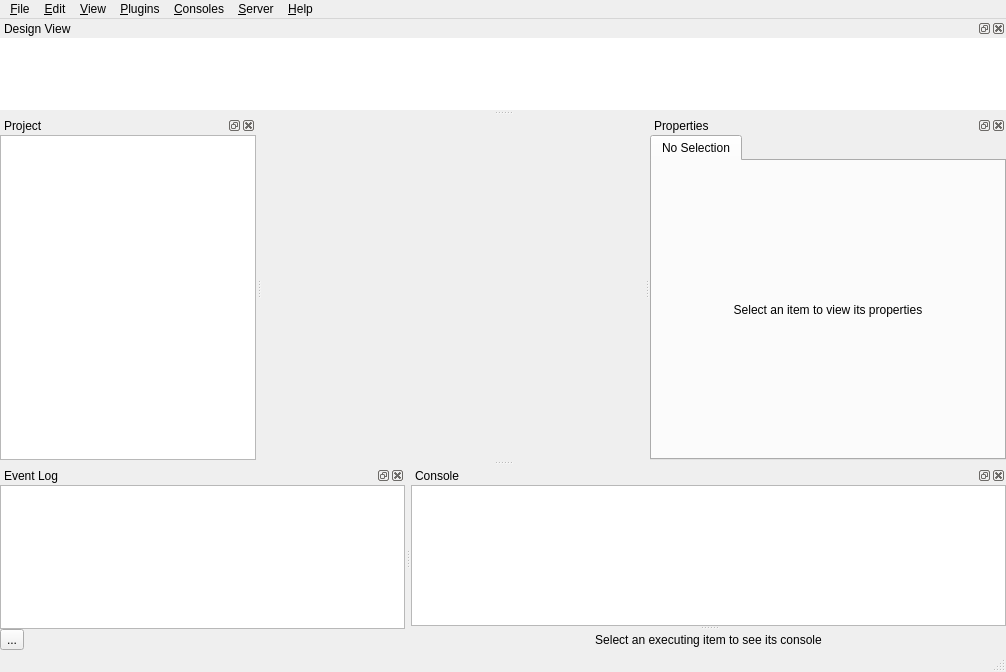
<?xml version="1.0" encoding="UTF-8"?>
<!--
######################################################################################################################
# Copyright (C) 2017-2022 Spine project consortium
# This file is part of Spine Toolbox.
# Spine Toolbox is free software: you can redistribute it and\/or modify it under the terms of the GNU Lesser General
# Public License as published by the Free Software Foundation, either version 3 of the License, or (at your option)
# any later version. This program is distributed in the hope that it will be useful, but WITHOUT ANY WARRANTY;
# without even the implied warranty of MERCHANTABILITY or FITNESS FOR A PARTICULAR PURPOSE. See the GNU Lesser General
# Public License for more details. You should have received a copy of the GNU Lesser General Public License along with
# this program. If not, see <http:\/\/www.gnu.org\/licenses\/>.
######################################################################################################################
-->
<ui version="4.0">
 <class>MainWindow</class>
 <widget class="QMainWindow" name="MainWindow">
  <property name="geometry">
   <rect>
    <x>0</x>
    <y>0</y>
    <width>1006</width>
    <height>672</height>
   </rect>
  </property>
  <property name="windowTitle">
   <string>Spine Toolbox</string>
  </property>
  <property name="dockNestingEnabled">
   <bool>true</bool>
  </property>
  <widget class="QWidget" name="centralwidget"/>
  <widget class="QMenuBar" name="menubar">
   <property name="geometry">
    <rect>
     <x>0</x>
     <y>0</y>
     <width>1006</width>
     <height>22</height>
    </rect>
   </property>
   <property name="nativeMenuBar">
    <bool>false</bool>
   </property>
   <widget class="QMenu" name="menuFile">
    <property name="title">
     <string>&amp;File</string>
    </property>
    <property name="toolTipsVisible">
     <bool>true</bool>
    </property>
    <addaction name="actionNew"/>
    <addaction name="actionOpen"/>
    <addaction name="actionOpen_recent"/>
    <addaction name="actionSave"/>
    <addaction name="actionSave_As"/>
    <addaction name="actionClose"/>
    <addaction name="actionSet_description"/>
    <addaction name="separator"/>
    <addaction name="actionNew_DB_editor"/>
    <addaction name="separator"/>
    <addaction name="actionSettings"/>
    <addaction name="separator"/>
    <addaction name="actionQuit"/>
   </widget>
   <widget class="QMenu" name="menuHelp">
    <property name="title">
     <string>&amp;Help</string>
    </property>
    <addaction name="actionUser_Guide"/>
    <addaction name="actionGetting_started"/>
    <addaction name="separator"/>
    <addaction name="actionAbout_Qt"/>
    <addaction name="actionAbout"/>
   </widget>
   <widget class="QMenu" name="menuEdit">
    <property name="title">
     <string>&amp;Edit</string>
    </property>
    <addaction name="actionCopy"/>
    <addaction name="actionPaste"/>
    <addaction name="actionPasteAndDuplicateFiles"/>
    <addaction name="actionDuplicate"/>
    <addaction name="actionDuplicateAndDuplicateFiles"/>
    <addaction name="separator"/>
    <addaction name="actionRemove"/>
    <addaction name="actionRemove_all"/>
   </widget>
   <widget class="QMenu" name="menuView">
    <property name="title">
     <string>&amp;View</string>
    </property>
    <widget class="QMenu" name="menuToolbars">
     <property name="title">
      <string>Toolbars</string>
     </property>
    </widget>
    <widget class="QMenu" name="menuDock_Widgets">
     <property name="title">
      <string>Dock widgets</string>
     </property>
     <addaction name="actionRestore_Dock_Widgets"/>
     <addaction name="separator"/>
    </widget>
    <addaction name="menuToolbars"/>
    <addaction name="menuDock_Widgets"/>
   </widget>
   <widget class="QMenu" name="menuPlugins">
    <property name="title">
     <string>&amp;Plugins</string>
    </property>
    <addaction name="actionInstall_plugin"/>
    <addaction name="actionManage_plugins"/>
    <addaction name="separator"/>
    <addaction name="actionCreate_plugin"/>
   </widget>
   <widget class="QMenu" name="menuConsoles">
    <property name="title">
     <string>&amp;Consoles</string>
    </property>
    <addaction name="actionStart_jupyter_console"/>
   </widget>
   <widget class="QMenu" name="menuServer">
    <property name="title">
     <string>&amp;Server</string>
    </property>
    <addaction name="actionRetrieve_project"/>
   </widget>
   <addaction name="menuFile"/>
   <addaction name="menuEdit"/>
   <addaction name="menuView"/>
   <addaction name="menuPlugins"/>
   <addaction name="menuConsoles"/>
   <addaction name="menuServer"/>
   <addaction name="menuHelp"/>
  </widget>
  <widget class="QStatusBar" name="statusbar"/>
  <widget class="QDockWidget" name="dockWidget_eventlog">
   <property name="sizePolicy">
    <sizepolicy hsizetype="Preferred" vsizetype="Preferred">
     <horstretch>0</horstretch>
     <verstretch>0</verstretch>
    </sizepolicy>
   </property>
   <property name="minimumSize">
    <size>
     <width>174</width>
     <height>184</height>
    </size>
   </property>
   <property name="features">
    <set>QDockWidget::DockWidgetClosable|QDockWidget::DockWidgetFloatable|QDockWidget::DockWidgetMovable</set>
   </property>
   <property name="windowTitle">
    <string>Event Log</string>
   </property>
   <attribute name="dockWidgetArea">
    <number>8</number>
   </attribute>
   <widget class="QWidget" name="dockWidgetContents">
    <property name="sizePolicy">
     <sizepolicy hsizetype="Expanding" vsizetype="Expanding">
      <horstretch>0</horstretch>
      <verstretch>0</verstretch>
     </sizepolicy>
    </property>
    <layout class="QVBoxLayout" name="verticalLayout_5">
     <property name="spacing">
      <number>0</number>
     </property>
     <property name="leftMargin">
      <number>0</number>
     </property>
     <property name="topMargin">
      <number>0</number>
     </property>
     <property name="rightMargin">
      <number>0</number>
     </property>
     <property name="bottomMargin">
      <number>0</number>
     </property>
     <item>
      <layout class="QVBoxLayout" name="verticalLayout_7">
       <property name="spacing">
        <number>0</number>
       </property>
       <item>
        <widget class="CustomQTextBrowser" name="textBrowser_eventlog">
         <property name="sizePolicy">
          <sizepolicy hsizetype="Preferred" vsizetype="Preferred">
           <horstretch>0</horstretch>
           <verstretch>0</verstretch>
          </sizepolicy>
         </property>
         <property name="contextMenuPolicy">
          <enum>Qt::DefaultContextMenu</enum>
         </property>
         <property name="openLinks">
          <bool>false</bool>
         </property>
        </widget>
       </item>
       <item>
        <widget class="QToolButton" name="toolButton_executions">
         <property name="text">
          <string>...</string>
         </property>
         <property name="icon">
          <iconset resource="resources/resources_icons.qrc">
           <normaloff>:/icons/check-circle.svg</normaloff>:/icons/check-circle.svg</iconset>
         </property>
         <property name="popupMode">
          <enum>QToolButton::InstantPopup</enum>
         </property>
         <property name="toolButtonStyle">
          <enum>Qt::ToolButtonTextBesideIcon</enum>
         </property>
        </widget>
       </item>
      </layout>
     </item>
    </layout>
   </widget>
  </widget>
  <widget class="QDockWidget" name="dockWidget_item">
   <property name="minimumSize">
    <size>
     <width>356</width>
     <height>293</height>
    </size>
   </property>
   <property name="windowTitle">
    <string>Properties</string>
   </property>
   <attribute name="dockWidgetArea">
    <number>2</number>
   </attribute>
   <widget class="QWidget" name="dockWidgetContents_3">
    <layout class="QVBoxLayout" name="verticalLayout">
     <property name="spacing">
      <number>6</number>
     </property>
     <property name="leftMargin">
      <number>0</number>
     </property>
     <property name="topMargin">
      <number>0</number>
     </property>
     <property name="rightMargin">
      <number>0</number>
     </property>
     <property name="bottomMargin">
      <number>0</number>
     </property>
     <item>
      <widget class="QTabWidget" name="tabWidget_item_properties">
       <property name="styleSheet">
        <string notr="true"/>
       </property>
       <property name="currentIndex">
        <number>0</number>
       </property>
       <widget class="QWidget" name="tab_no_selection">
        <attribute name="title">
         <string>No Selection</string>
        </attribute>
        <layout class="QVBoxLayout" name="verticalLayout_14">
         <property name="leftMargin">
          <number>6</number>
         </property>
         <property name="topMargin">
          <number>6</number>
         </property>
         <property name="rightMargin">
          <number>6</number>
         </property>
         <property name="bottomMargin">
          <number>6</number>
         </property>
         <item>
          <widget class="QLabel" name="label_no_selection">
           <property name="text">
            <string>Select an item to view its properties</string>
           </property>
           <property name="alignment">
            <set>Qt::AlignCenter</set>
           </property>
           <property name="wordWrap">
            <bool>true</bool>
           </property>
          </widget>
         </item>
        </layout>
       </widget>
      </widget>
     </item>
    </layout>
   </widget>
  </widget>
  <widget class="QDockWidget" name="dockWidget_project">
   <property name="minimumSize">
    <size>
     <width>136</width>
     <height>344</height>
    </size>
   </property>
   <property name="allowedAreas">
    <set>Qt::AllDockWidgetAreas</set>
   </property>
   <property name="windowTitle">
    <string>Project</string>
   </property>
   <attribute name="dockWidgetArea">
    <number>1</number>
   </attribute>
   <widget class="QWidget" name="dockWidgetContents_4">
    <layout class="QVBoxLayout" name="verticalLayout_4">
     <property name="spacing">
      <number>1</number>
     </property>
     <property name="leftMargin">
      <number>0</number>
     </property>
     <property name="topMargin">
      <number>0</number>
     </property>
     <property name="rightMargin">
      <number>0</number>
     </property>
     <property name="bottomMargin">
      <number>0</number>
     </property>
     <item>
      <widget class="QTreeView" name="treeView_project">
       <property name="sizePolicy">
        <sizepolicy hsizetype="Expanding" vsizetype="Expanding">
         <horstretch>0</horstretch>
         <verstretch>0</verstretch>
        </sizepolicy>
       </property>
       <property name="maximumSize">
        <size>
         <width>16777215</width>
         <height>16777215</height>
        </size>
       </property>
       <property name="contextMenuPolicy">
        <enum>Qt::CustomContextMenu</enum>
       </property>
       <property name="editTriggers">
        <set>QAbstractItemView::NoEditTriggers</set>
       </property>
       <property name="selectionMode">
        <enum>QAbstractItemView::ExtendedSelection</enum>
       </property>
       <property name="uniformRowHeights">
        <bool>true</bool>
       </property>
       <property name="animated">
        <bool>true</bool>
       </property>
       <attribute name="headerVisible">
        <bool>false</bool>
       </attribute>
      </widget>
     </item>
    </layout>
   </widget>
  </widget>
  <widget class="QDockWidget" name="dockWidget_console">
   <property name="floating">
    <bool>false</bool>
   </property>
   <property name="windowTitle">
    <string>Console</string>
   </property>
   <attribute name="dockWidgetArea">
    <number>8</number>
   </attribute>
   <widget class="QWidget" name="dockWidgetContents_console">
    <layout class="QVBoxLayout" name="verticalLayout_6">
     <property name="spacing">
      <number>1</number>
     </property>
     <property name="leftMargin">
      <number>0</number>
     </property>
     <property name="topMargin">
      <number>0</number>
     </property>
     <property name="rightMargin">
      <number>0</number>
     </property>
     <property name="bottomMargin">
      <number>0</number>
     </property>
     <item>
      <widget class="QSplitter" name="splitter_console">
       <property name="orientation">
        <enum>Qt::Vertical</enum>
       </property>
       <property name="childrenCollapsible">
        <bool>false</bool>
       </property>
       <widget class="QTreeView" name="listView_console_executions">
        <property name="sizePolicy">
         <sizepolicy hsizetype="Expanding" vsizetype="Expanding">
          <horstretch>0</horstretch>
          <verstretch>0</verstretch>
         </sizepolicy>
        </property>
        <property name="font">
         <font>
          <pointsize>11</pointsize>
         </font>
        </property>
       </widget>
       <widget class="QLabel" name="label_no_console">
        <property name="contextMenuPolicy">
         <enum>Qt::DefaultContextMenu</enum>
        </property>
        <property name="text">
         <string>Select an executing item to see its console</string>
        </property>
        <property name="alignment">
         <set>Qt::AlignCenter</set>
        </property>
        <property name="wordWrap">
         <bool>true</bool>
        </property>
       </widget>
      </widget>
     </item>
    </layout>
   </widget>
  </widget>
  <widget class="QDockWidget" name="dockWidget_design_view">
   <property name="windowTitle">
    <string>Design View</string>
   </property>
   <attribute name="dockWidgetArea">
    <number>4</number>
   </attribute>
   <widget class="QWidget" name="dockWidgetContents_5">
    <layout class="QVBoxLayout" name="verticalLayout_2">
     <property name="spacing">
      <number>0</number>
     </property>
     <property name="leftMargin">
      <number>0</number>
     </property>
     <property name="topMargin">
      <number>0</number>
     </property>
     <property name="rightMargin">
      <number>0</number>
     </property>
     <property name="bottomMargin">
      <number>0</number>
     </property>
     <item>
      <widget class="DesignQGraphicsView" name="graphicsView">
       <property name="sizePolicy">
        <sizepolicy hsizetype="Expanding" vsizetype="Expanding">
         <horstretch>0</horstretch>
         <verstretch>0</verstretch>
        </sizepolicy>
       </property>
       <property name="contextMenuPolicy">
        <enum>Qt::DefaultContextMenu</enum>
       </property>
       <property name="frameShape">
        <enum>QFrame::NoFrame</enum>
       </property>
       <property name="frameShadow">
        <enum>QFrame::Raised</enum>
       </property>
       <property name="midLineWidth">
        <number>0</number>
       </property>
       <property name="alignment">
        <set>Qt::AlignCenter</set>
       </property>
       <property name="renderHints">
        <set>QPainter::Antialiasing|QPainter::TextAntialiasing</set>
       </property>
       <property name="dragMode">
        <enum>QGraphicsView::ScrollHandDrag</enum>
       </property>
       <property name="resizeAnchor">
        <enum>QGraphicsView::AnchorUnderMouse</enum>
       </property>
       <property name="viewportUpdateMode">
        <enum>QGraphicsView::FullViewportUpdate</enum>
       </property>
       <property name="rubberBandSelectionMode">
        <enum>Qt::ContainsItemBoundingRect</enum>
       </property>
      </widget>
     </item>
    </layout>
   </widget>
  </widget>
  <action name="actionQuit">
   <property name="icon">
    <iconset resource="resources/resources_icons.qrc">
     <normaloff>:/icons/menu_icons/window-close.svg</normaloff>:/icons/menu_icons/window-close.svg</iconset>
   </property>
   <property name="text">
    <string>Quit</string>
   </property>
   <property name="toolTip">
    <string>&lt;html&gt;&lt;head/&gt;&lt;body&gt;&lt;p&gt;Quit&lt;/p&gt;&lt;/body&gt;&lt;/html&gt;</string>
   </property>
   <property name="shortcut">
    <string>Ctrl+Q</string>
   </property>
  </action>
  <action name="actionDocumentation">
   <property name="text">
    <string>Documentation</string>
   </property>
  </action>
  <action name="actionAbout">
   <property name="icon">
    <iconset resource="resources/resources_icons.qrc">
     <normaloff>:/icons/menu_icons/info-circle.svg</normaloff>:/icons/menu_icons/info-circle.svg</iconset>
   </property>
   <property name="text">
    <string>About...</string>
   </property>
   <property name="shortcut">
    <string>F12</string>
   </property>
  </action>
  <action name="actionSave">
   <property name="icon">
    <iconset resource="resources/resources_icons.qrc">
     <normaloff>:/icons/menu_icons/save_solid.svg</normaloff>:/icons/menu_icons/save_solid.svg</iconset>
   </property>
   <property name="text">
    <string>Save project</string>
   </property>
   <property name="toolTip">
    <string>&lt;html&gt;&lt;head/&gt;&lt;body&gt;&lt;p&gt;Save project&lt;/p&gt;&lt;/body&gt;&lt;/html&gt;</string>
   </property>
   <property name="shortcut">
    <string>Ctrl+S</string>
   </property>
  </action>
  <action name="actionSave_As">
   <property name="icon">
    <iconset resource="resources/resources_icons.qrc">
     <normaloff>:/icons/menu_icons/save_regular.svg</normaloff>:/icons/menu_icons/save_regular.svg</iconset>
   </property>
   <property name="text">
    <string>Save project as...</string>
   </property>
   <property name="toolTip">
    <string>&lt;html&gt;&lt;head/&gt;&lt;body&gt;&lt;p&gt;Save project in another directory&lt;/p&gt;&lt;/body&gt;&lt;/html&gt;</string>
   </property>
   <property name="shortcut">
    <string>Ctrl+Shift+S</string>
   </property>
  </action>
  <action name="actionOpen">
   <property name="icon">
    <iconset resource="resources/resources_icons.qrc">
     <normaloff>:/icons/menu_icons/folder-open-solid.svg</normaloff>:/icons/menu_icons/folder-open-solid.svg</iconset>
   </property>
   <property name="text">
    <string>Open project...</string>
   </property>
   <property name="toolTip">
    <string>&lt;html&gt;&lt;head/&gt;&lt;body&gt;&lt;p&gt;Open existing project&lt;/p&gt;&lt;/body&gt;&lt;/html&gt;</string>
   </property>
   <property name="shortcut">
    <string>Ctrl+O</string>
   </property>
  </action>
  <action name="actionNew">
   <property name="icon">
    <iconset resource="resources/resources_icons.qrc">
     <normaloff>:/icons/menu_icons/file.svg</normaloff>:/icons/menu_icons/file.svg</iconset>
   </property>
   <property name="text">
    <string>New project...</string>
   </property>
   <property name="toolTip">
    <string>&lt;html&gt;&lt;head/&gt;&lt;body&gt;&lt;p&gt;Create new project&lt;/p&gt;&lt;/body&gt;&lt;/html&gt;</string>
   </property>
   <property name="shortcut">
    <string>Ctrl+N</string>
   </property>
  </action>
  <action name="actionSettings">
   <property name="icon">
    <iconset resource="resources/resources_icons.qrc">
     <normaloff>:/icons/menu_icons/cog.svg</normaloff>:/icons/menu_icons/cog.svg</iconset>
   </property>
   <property name="text">
    <string>Settings...</string>
   </property>
   <property name="toolTip">
    <string>&lt;html&gt;&lt;head/&gt;&lt;body&gt;&lt;p&gt;Open application and project settings&lt;/p&gt;&lt;/body&gt;&lt;/html&gt;</string>
   </property>
   <property name="shortcut">
    <string>Ctrl+,</string>
   </property>
  </action>
  <action name="actionItem_Toolbar">
   <property name="text">
    <string>Item Toolbar</string>
   </property>
  </action>
  <action name="actionAdd_Item_Toolbar">
   <property name="text">
    <string>Add Item Toolbar</string>
   </property>
   <property name="toolTip">
    <string>&lt;html&gt;&lt;head/&gt;&lt;body&gt;&lt;p&gt;Make Add Item Toolbar visible&lt;/p&gt;&lt;/body&gt;&lt;/html&gt;</string>
   </property>
  </action>
  <action name="actionEvent_Log">
   <property name="checkable">
    <bool>false</bool>
   </property>
   <property name="checked">
    <bool>false</bool>
   </property>
   <property name="text">
    <string>Event Log</string>
   </property>
   <property name="toolTip">
    <string>&lt;html&gt;&lt;head/&gt;&lt;body&gt;&lt;p&gt;Make Event Log widget visible&lt;/p&gt;&lt;/body&gt;&lt;/html&gt;</string>
   </property>
  </action>
  <action name="actionSubprocess_Output">
   <property name="text">
    <string>Subprocess Output</string>
   </property>
   <property name="toolTip">
    <string>&lt;html&gt;&lt;head/&gt;&lt;body&gt;&lt;p&gt;Make Subprocess Output widget visible&lt;/p&gt;&lt;/body&gt;&lt;/html&gt;</string>
   </property>
  </action>
  <action name="actionSelected_Item">
   <property name="text">
    <string>Selected Item</string>
   </property>
   <property name="toolTip">
    <string>&lt;html&gt;&lt;head/&gt;&lt;body&gt;&lt;p&gt;Make Selected Item widget visible&lt;/p&gt;&lt;/body&gt;&lt;/html&gt;</string>
   </property>
  </action>
  <action name="actionJulia_REPL">
   <property name="text">
    <string>Julia REPL</string>
   </property>
   <property name="toolTip">
    <string>&lt;html&gt;&lt;head/&gt;&lt;body&gt;&lt;p&gt;Make Julia REPL widget visible&lt;/p&gt;&lt;/body&gt;&lt;/html&gt;</string>
   </property>
  </action>
  <action name="actionUser_Guide">
   <property name="icon">
    <iconset resource="resources/resources_icons.qrc">
     <normaloff>:/icons/menu_icons/question-circle.svg</normaloff>:/icons/menu_icons/question-circle.svg</iconset>
   </property>
   <property name="text">
    <string>User guide</string>
   </property>
   <property name="shortcut">
    <string>F1</string>
   </property>
  </action>
  <action name="actionRestore_Dock_Widgets">
   <property name="text">
    <string>Restore Dock Widgets</string>
   </property>
   <property name="toolTip">
    <string>&lt;html&gt;&lt;head/&gt;&lt;body&gt;&lt;p&gt;Dock all floating and/or hidden dock widgets back to main window.&lt;/p&gt;&lt;/body&gt;&lt;/html&gt;</string>
   </property>
  </action>
  <action name="actionAbout_Qt">
   <property name="icon">
    <iconset resource="resources/resources_icons.qrc">
     <normaloff>:/icons/qt_extended_48x48.png</normaloff>:/icons/qt_extended_48x48.png</iconset>
   </property>
   <property name="text">
    <string>About Qt...</string>
   </property>
   <property name="shortcut">
    <string>F11</string>
   </property>
  </action>
  <action name="actionRemove_all">
   <property name="icon">
    <iconset resource="resources/resources_icons.qrc">
     <normaloff>:/icons/menu_icons/trash-alt.svg</normaloff>:/icons/menu_icons/trash-alt.svg</iconset>
   </property>
   <property name="text">
    <string>Remove all</string>
   </property>
   <property name="toolTip">
    <string>&lt;html&gt;&lt;head/&gt;&lt;body&gt;&lt;p&gt;Remove all project items&lt;/p&gt;&lt;/body&gt;&lt;/html&gt;</string>
   </property>
  </action>
  <action name="actionGetting_started">
   <property name="icon">
    <iconset resource="resources/resources_icons.qrc">
     <normaloff>:/icons/menu_icons/question-circle.svg</normaloff>:/icons/menu_icons/question-circle.svg</iconset>
   </property>
   <property name="text">
    <string>Getting started</string>
   </property>
   <property name="shortcut">
    <string>F3</string>
   </property>
  </action>
  <action name="actionOpen_recent">
   <property name="icon">
    <iconset resource="resources/resources_icons.qrc">
     <normaloff>:/icons/menu_icons/history.svg</normaloff>:/icons/menu_icons/history.svg</iconset>
   </property>
   <property name="text">
    <string>Open recent</string>
   </property>
   <property name="toolTip">
    <string>&lt;html&gt;&lt;head/&gt;&lt;body&gt;&lt;p&gt;Open recent project&lt;/p&gt;&lt;/body&gt;&lt;/html&gt;</string>
   </property>
  </action>
  <action name="actionCopy">
   <property name="text">
    <string>Copy</string>
   </property>
   <property name="toolTip">
    <string>&lt;html&gt;&lt;head/&gt;&lt;body&gt;&lt;p&gt;Copy project item(s)&lt;/p&gt;&lt;/body&gt;&lt;/html&gt;</string>
   </property>
   <property name="shortcut">
    <string>Ctrl+C</string>
   </property>
  </action>
  <action name="actionPaste">
   <property name="text">
    <string>Paste</string>
   </property>
   <property name="toolTip">
    <string>&lt;html&gt;&lt;head/&gt;&lt;body&gt;&lt;p&gt;Paste project item(s)&lt;/p&gt;&lt;/body&gt;&lt;/html&gt;</string>
   </property>
   <property name="shortcut">
    <string>Ctrl+V</string>
   </property>
  </action>
  <action name="actionDuplicate">
   <property name="text">
    <string>Duplicate</string>
   </property>
   <property name="toolTip">
    <string>&lt;html&gt;&lt;head/&gt;&lt;body&gt;&lt;p&gt;Duplicate project item(s)&lt;/p&gt;&lt;/body&gt;&lt;/html&gt;</string>
   </property>
   <property name="shortcut">
    <string>Ctrl+D</string>
   </property>
  </action>
  <action name="actionLive_tutorial">
   <property name="icon">
    <iconset resource="resources/resources_icons.qrc">
     <normaloff>:/icons/menu_icons/question-circle.svg</normaloff>:/icons/menu_icons/question-circle.svg</iconset>
   </property>
   <property name="text">
    <string>Live tutorial</string>
   </property>
   <property name="shortcut">
    <string>Shift+F2</string>
   </property>
  </action>
  <action name="actionRemove">
   <property name="text">
    <string>Remove</string>
   </property>
   <property name="toolTip">
    <string>&lt;html&gt;&lt;head/&gt;&lt;body&gt;&lt;p&gt;Remove project item(s)&lt;/p&gt;&lt;/body&gt;&lt;/html&gt;</string>
   </property>
   <property name="shortcut">
    <string>Del</string>
   </property>
  </action>
  <action name="actionOpen_project_directory">
   <property name="text">
    <string>Open project directory...</string>
   </property>
   <property name="toolTip">
    <string>&lt;html&gt;&lt;head/&gt;&lt;body&gt;&lt;p&gt;Open project directory in file browser&lt;/p&gt;&lt;/body&gt;&lt;/html&gt;</string>
   </property>
  </action>
  <action name="actionOpen_item_directory">
   <property name="text">
    <string>Open item directory...</string>
   </property>
   <property name="toolTip">
    <string>&lt;html&gt;&lt;head/&gt;&lt;body&gt;&lt;p&gt;Open item directory in file browser&lt;/p&gt;&lt;/body&gt;&lt;/html&gt;</string>
   </property>
  </action>
  <action name="actionRename_item">
   <property name="text">
    <string>Rename...</string>
   </property>
   <property name="toolTip">
    <string>&lt;html&gt;&lt;head/&gt;&lt;body&gt;&lt;p&gt;Rename project item&lt;/p&gt;&lt;/body&gt;&lt;/html&gt;</string>
   </property>
  </action>
  <action name="actionNew_DB_editor">
   <property name="icon">
    <iconset resource="resources/resources_icons.qrc">
     <normaloff>:/icons/database-edit.svg</normaloff>:/icons/database-edit.svg</iconset>
   </property>
   <property name="text">
    <string>New DB editor</string>
   </property>
   <property name="toolTip">
    <string>&lt;html&gt;&lt;head/&gt;&lt;body&gt;&lt;p&gt;Open Spine Db Editor&lt;/p&gt;&lt;/body&gt;&lt;/html&gt;</string>
   </property>
  </action>
  <action name="actionPasteAndDuplicateFiles">
   <property name="text">
    <string>Paste and duplicate files</string>
   </property>
   <property name="toolTip">
    <string>&lt;html&gt;&lt;head/&gt;&lt;body&gt;&lt;p&gt;Paste project item(s) and duplicate files&lt;/p&gt;&lt;/body&gt;&lt;/html&gt;</string>
   </property>
   <property name="shortcut">
    <string>Ctrl+Shift+V</string>
   </property>
  </action>
  <action name="actionDuplicateAndDuplicateFiles">
   <property name="text">
    <string>Duplicate and duplicate files</string>
   </property>
   <property name="toolTip">
    <string>&lt;html&gt;&lt;head/&gt;&lt;body&gt;&lt;p&gt;Duplicate project item(s) and duplicate files&lt;/p&gt;&lt;/body&gt;&lt;/html&gt;</string>
   </property>
   <property name="shortcut">
    <string>Ctrl+Shift+D</string>
   </property>
  </action>
  <action name="actionInstall_plugin">
   <property name="text">
    <string>Install plugin...</string>
   </property>
  </action>
  <action name="actionManage_plugins">
   <property name="text">
    <string>Manage plugins...</string>
   </property>
  </action>
  <action name="actionCreate_plugin">
   <property name="enabled">
    <bool>false</bool>
   </property>
   <property name="text">
    <string>Create plugin...</string>
   </property>
   <property name="visible">
    <bool>false</bool>
   </property>
  </action>
  <action name="actionClose">
   <property name="icon">
    <iconset resource="resources/resources_icons.qrc">
     <normaloff>:/icons/menu_icons/door-closed.svg</normaloff>:/icons/menu_icons/door-closed.svg</iconset>
   </property>
   <property name="text">
    <string>Close project</string>
   </property>
   <property name="toolTip">
    <string>&lt;html&gt;&lt;head/&gt;&lt;body&gt;&lt;p&gt;Close current project&lt;/p&gt;&lt;/body&gt;&lt;/html&gt;</string>
   </property>
  </action>
  <action name="actionSet_description">
   <property name="icon">
    <iconset resource="resources/resources_icons.qrc">
     <normaloff>:/icons/menu_icons/exchange-alt.svg</normaloff>:/icons/menu_icons/exchange-alt.svg</iconset>
   </property>
   <property name="text">
    <string>Set project description...</string>
   </property>
   <property name="toolTip">
    <string>Modify or set project description</string>
   </property>
  </action>
  <action name="actionExecute_project">
   <property name="icon">
    <iconset resource="resources/resources_icons.qrc">
     <normaloff>:/icons/menu_icons/play-circle-solid.svg</normaloff>:/icons/menu_icons/play-circle-solid.svg</iconset>
   </property>
   <property name="text">
    <string>Project</string>
   </property>
   <property name="toolTip">
    <string>Execute all items in project.</string>
   </property>
   <property name="shortcut">
    <string>F5</string>
   </property>
  </action>
  <action name="actionExecute_selection">
   <property name="icon">
    <iconset resource="resources/resources_icons.qrc">
     <normaloff>:/icons/menu_icons/play-circle-regular.svg</normaloff>:/icons/menu_icons/play-circle-regular.svg</iconset>
   </property>
   <property name="text">
    <string>Selection</string>
   </property>
   <property name="toolTip">
    <string>Execute selected items.</string>
   </property>
   <property name="shortcut">
    <string>F6</string>
   </property>
  </action>
  <action name="actionStop_execution">
   <property name="icon">
    <iconset resource="resources/resources_icons.qrc">
     <normaloff>:/icons/menu_icons/stop-circle-regular.svg</normaloff>:/icons/menu_icons/stop-circle-regular.svg</iconset>
   </property>
   <property name="text">
    <string>Stop</string>
   </property>
   <property name="toolTip">
    <string>Stop execution.</string>
   </property>
   <property name="shortcut">
    <string>F7</string>
   </property>
  </action>
  <action name="actionTake_link">
   <property name="text">
    <string>Take link</string>
   </property>
   <property name="toolTip">
    <string>Change link's destination.</string>
   </property>
  </action>
  <action name="actionRetrieve_project">
   <property name="text">
    <string>Retrieve project</string>
   </property>
  </action>
  <action name="actionStart_jupyter_console">
   <property name="icon">
    <iconset resource="resources/resources_icons.qrc">
     <normaloff>:/icons/desktop.svg</normaloff>:/icons/desktop.svg</iconset>
   </property>
   <property name="text">
    <string>Start Jupyter Console</string>
   </property>
  </action>
 </widget>
 <customwidgets>
  <customwidget>
   <class>CustomQTextBrowser</class>
   <extends>QTextBrowser</extends>
   <header>spinetoolbox/widgets/custom_qtextbrowser.h</header>
  </customwidget>
  <customwidget>
   <class>DesignQGraphicsView</class>
   <extends>QGraphicsView</extends>
   <header>spinetoolbox/widgets/custom_qgraphicsviews.h</header>
  </customwidget>
 </customwidgets>
 <tabstops>
  <tabstop>tabWidget_item_properties</tabstop>
 </tabstops>
 <resources>
  <include location="resources/resources_icons.qrc"/>
 </resources>
 <connections/>
</ui>
